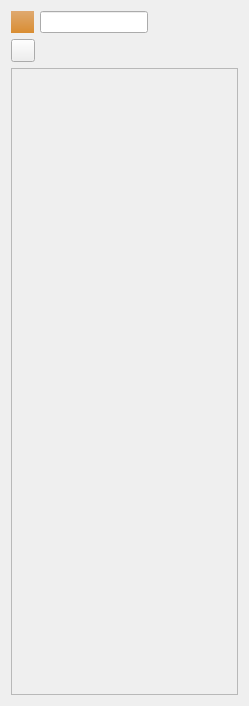
<?xml version="1.0" encoding="UTF-8"?>
<ui version="4.0">
 <class>effectorInspector</class>
 <widget class="QWidget" name="effectorInspector">
  <property name="windowModality">
   <enum>Qt::NonModal</enum>
  </property>
  <property name="geometry">
   <rect>
    <x>0</x>
    <y>0</y>
    <width>249</width>
    <height>706</height>
   </rect>
  </property>
  <property name="minimumSize">
   <size>
    <width>0</width>
    <height>0</height>
   </size>
  </property>
  <property name="windowTitle">
   <string>Item</string>
  </property>
  <property name="inputMethodHints">
   <set>Qt::ImhNone</set>
  </property>
  <layout class="QVBoxLayout" name="verticalLayout_2">
   <item>
    <layout class="QHBoxLayout" name="horizontalLayout">
     <item>
      <widget class="QWidget" name="particNameIco" native="true">
       <property name="minimumSize">
        <size>
         <width>23</width>
         <height>22</height>
        </size>
       </property>
       <property name="maximumSize">
        <size>
         <width>23</width>
         <height>22</height>
        </size>
       </property>
       <property name="styleSheet">
        <string notr="true">background-color: qlineargradient(spread:pad, x1:0, x2:0, y1:0, y2:1, stop:0 rgba(223, 169, 112, 255), stop:1 rgba(217, 141, 50, 255));</string>
       </property>
      </widget>
     </item>
     <item>
      <widget class="QLineEdit" name="particleName">
       <property name="text">
        <string/>
       </property>
      </widget>
     </item>
     <item>
      <spacer name="horizontalSpacer">
       <property name="orientation">
        <enum>Qt::Horizontal</enum>
       </property>
       <property name="sizeHint" stdset="0">
        <size>
         <width>40</width>
         <height>20</height>
        </size>
       </property>
      </spacer>
     </item>
    </layout>
   </item>
   <item>
    <layout class="QHBoxLayout" name="horizontalLayout_2">
     <item>
      <widget class="QToolButton" name="itemTitleIco">
       <property name="text">
        <string/>
       </property>
      </widget>
     </item>
     <item>
      <widget class="QLabel" name="itemName">
       <property name="text">
        <string/>
       </property>
      </widget>
     </item>
     <item>
      <spacer name="horizontalSpacer_2">
       <property name="orientation">
        <enum>Qt::Horizontal</enum>
       </property>
       <property name="sizeHint" stdset="0">
        <size>
         <width>40</width>
         <height>20</height>
        </size>
       </property>
      </spacer>
     </item>
    </layout>
   </item>
   <item>
    <widget class="QScrollArea" name="scrollArea">
     <property name="sizePolicy">
      <sizepolicy hsizetype="Expanding" vsizetype="Expanding">
       <horstretch>0</horstretch>
       <verstretch>0</verstretch>
      </sizepolicy>
     </property>
     <property name="widgetResizable">
      <bool>true</bool>
     </property>
     <widget class="QWidget" name="scrollAreaWidgetContents">
      <property name="geometry">
       <rect>
        <x>0</x>
        <y>0</y>
        <width>229</width>
        <height>626</height>
       </rect>
      </property>
      <layout class="QGridLayout" name="gridLayout">
       <item row="0" column="0">
        <layout class="QVBoxLayout" name="verticalLayout"/>
       </item>
       <item row="1" column="0">
        <spacer name="verticalSpacer">
         <property name="orientation">
          <enum>Qt::Vertical</enum>
         </property>
         <property name="sizeHint" stdset="0">
          <size>
           <width>20</width>
           <height>40</height>
          </size>
         </property>
        </spacer>
       </item>
      </layout>
     </widget>
    </widget>
   </item>
  </layout>
 </widget>
 <resources>
  <include location="OpenParticleEditor.qrc"/>
 </resources>
 <connections/>
</ui>
